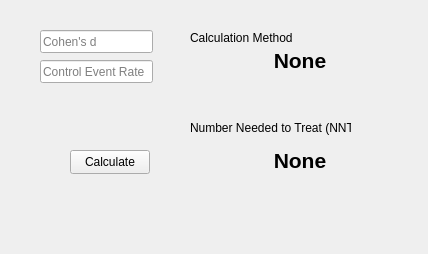
<?xml version="1.0" encoding="UTF-8"?>
<ui version="4.0">
 <class>CohendWidget</class>
 <widget class="QWidget" name="CohendWidget">
  <property name="geometry">
   <rect>
    <x>0</x>
    <y>0</y>
    <width>428</width>
    <height>254</height>
   </rect>
  </property>
  <property name="sizePolicy">
   <sizepolicy hsizetype="Preferred" vsizetype="Preferred">
    <horstretch>0</horstretch>
    <verstretch>0</verstretch>
   </sizepolicy>
  </property>
  <property name="minimumSize">
   <size>
    <width>370</width>
    <height>180</height>
   </size>
  </property>
  <property name="windowTitle">
   <string>CohendWidget</string>
  </property>
  <widget class="QLineEdit" name="lineEdit_cohend">
   <property name="geometry">
    <rect>
     <x>40</x>
     <y>30</y>
     <width>113</width>
     <height>23</height>
    </rect>
   </property>
   <property name="placeholderText">
    <string>Cohen's d</string>
   </property>
  </widget>
  <widget class="QLineEdit" name="lineEdit_cer">
   <property name="geometry">
    <rect>
     <x>40</x>
     <y>60</y>
     <width>113</width>
     <height>23</height>
    </rect>
   </property>
   <property name="placeholderText">
    <string>Control Event Rate</string>
   </property>
  </widget>
  <widget class="QPushButton" name="btnCalc">
   <property name="geometry">
    <rect>
     <x>70</x>
     <y>150</y>
     <width>80</width>
     <height>24</height>
    </rect>
   </property>
   <property name="text">
    <string>Calculate</string>
   </property>
  </widget>
  <widget class="QLabel" name="label_2">
   <property name="geometry">
    <rect>
     <x>190</x>
     <y>30</y>
     <width>131</width>
     <height>16</height>
    </rect>
   </property>
   <property name="text">
    <string>Calculation Method</string>
   </property>
  </widget>
  <widget class="QLabel" name="label_method">
   <property name="geometry">
    <rect>
     <x>200</x>
     <y>50</y>
     <width>200</width>
     <height>21</height>
    </rect>
   </property>
   <property name="font">
    <font>
     <pointsize>16</pointsize>
     <bold>true</bold>
    </font>
   </property>
   <property name="text">
    <string>None</string>
   </property>
   <property name="alignment">
    <set>Qt::AlignCenter</set>
   </property>
  </widget>
  <widget class="QLabel" name="label_4">
   <property name="geometry">
    <rect>
     <x>190</x>
     <y>120</y>
     <width>161</width>
     <height>16</height>
    </rect>
   </property>
   <property name="text">
    <string>Number Needed to Treat (NNT)</string>
   </property>
  </widget>
  <widget class="QLabel" name="label_nnt">
   <property name="geometry">
    <rect>
     <x>200</x>
     <y>150</y>
     <width>200</width>
     <height>21</height>
    </rect>
   </property>
   <property name="font">
    <font>
     <pointsize>16</pointsize>
     <bold>true</bold>
    </font>
   </property>
   <property name="text">
    <string>None</string>
   </property>
   <property name="alignment">
    <set>Qt::AlignCenter</set>
   </property>
  </widget>
 </widget>
 <resources/>
 <connections/>
</ui>
